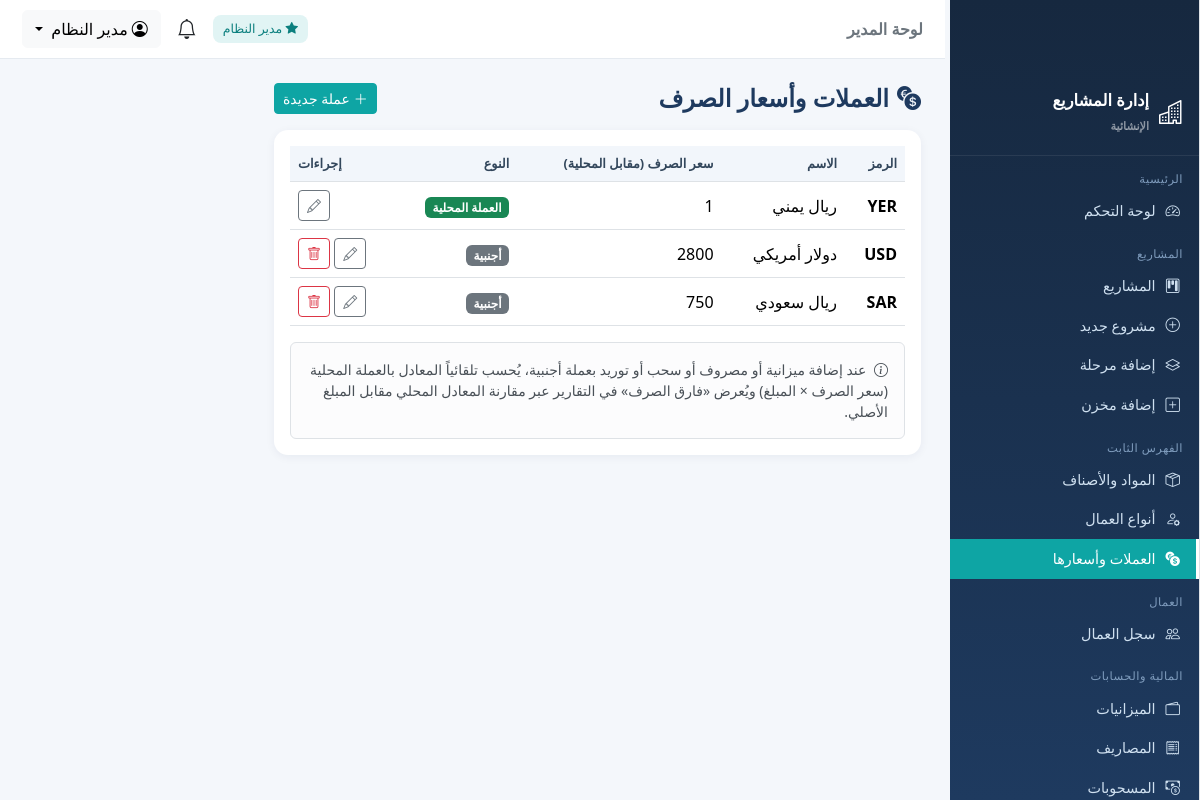
The page /currencies (signed in) on the database its author committed.
### tables this page shows
CREATE TABLE users (
  id INTEGER PRIMARY KEY AUTOINCREMENT,
  username VARCHAR(100) NOT NULL UNIQUE,
  password_hash VARCHAR(255) NOT NULL,
  full_name VARCHAR(200) NOT NULL,
  role TEXT NOT NULL DEFAULT 'supervisor',
  project_id INT DEFAULT NULL ,
  phone VARCHAR(50) DEFAULT NULL,
  is_active INTEGER DEFAULT 1,
  created_at TIMESTAMP DEFAULT CURRENT_TIMESTAMP,
  CONSTRAINT fk_user_project FOREIGN KEY (project_id) REFERENCES projects(id) ON DELETE SET NULL
);

CREATE TABLE currencies (
  id INTEGER PRIMARY KEY AUTOINCREMENT,
  code VARCHAR(10) NOT NULL UNIQUE,
  name_ar VARCHAR(100) NOT NULL,
  rate_to_local DECIMAL(18,6) NOT NULL DEFAULT 1 ,
  is_local INTEGER NOT NULL DEFAULT 0,
  created_at TIMESTAMP DEFAULT CURRENT_TIMESTAMP
);

### catalog.py (the view)
@catalog_bp.route('/currencies')
@require_roles('admin', 'supervisor')
def list_currencies():
    rows = db_query("SELECT * FROM currencies ORDER BY is_local DESC, name_ar")
    return render_template('currencies/list.html', items=rows)

### app.py (called while the page is built)
@app.context_processor
def inject_globals():
    u = g.get('current_user')
    unread = 0
    if u:
        unread = db.db_query("SELECT COUNT(*) AS c FROM notifications WHERE user_id=%s AND is_read=0",
                             (u['id'],), one=True)['c']
    return {
        'cur_user': u,
        'is_admin': is_admin(),
        'scope_pid': scope_project_id(),
        'unread_count': unread,
        'today': date.today(),
        'money': db.money,
        'cur_name': lambda cid: (db.cur_by_id(cid) or {}).get('name_ar', ''),
        'cur_code': lambda cid: (db.cur_by_id(cid) or {}).get('code', ''),
        'APP_NAME': 'نظام إدارة المشاريع الإنشائية',
    }

### auth.py (called while the page is built)
def current_user():
    uid = session.get('user_id')
    if not uid:
        return None
    return db_query("SELECT * FROM users WHERE id=%s", (uid,), one=True)

@auth_bp.before_app_request
def load_user():
    g.current_user = current_user()

def require_login(fn):
    @wraps(fn)
    def wrapper(*args, **kwargs):
        if not session.get('user_id'):
            return redirect(url_for('auth.login', next=request.path))
        return fn(*args, **kwargs)
    return wrapper

def require_roles(*roles):
    def deco(fn):
        @wraps(fn)
        @require_login
        def wrapper(*args, **kwargs):
            u = g.get('current_user')
            if not u or u['role'] not in roles:
                flash('ليست لديك صلاحية الوصول إلى هذه الصفحة', 'warning')
                return redirect(url_for('dashboard.index'))
            return fn(*args, **kwargs)
        return wrapper
    return deco

def is_admin():
    u = g.get('current_user')
    return bool(u and u['role'] == 'admin')

def scope_project_id():
    u = g.get('current_user')
    if not u or u['role'] == 'admin':
        return None
    return u['project_id']

### db.py (called while the page is built)
def _translate_sql(sql):
    out, i, n = [], 0, len(sql)
    in_str, quote = False, None
    while i < n:
        ch = sql[i]
        if in_str:
            out.append(ch)
            if ch == quote:
                in_str = False
            i += 1; continue
        if ch in ("'", '"'):
            in_str = True; quote = ch; out.append(ch); i += 1; continue
        if ch == '%' and i + 1 < n and sql[i + 1] == 's':
            out.append('?'); i += 2; continue
        out.append(ch); i += 1
    text = ''.join(out)
    text = re.sub(r"(\w+)\s*<=>\s*\?",
                  r"(\1 IS ? OR (\1 IS NULL AND ? IS NULL))",
                  text)
    return text

### templates/currencies/list.html (shortened to what this page needs)
{% extends 'base.html' %}
{% block content %}
<div class="d-flex justify-content-between align-items-center mb-3">
  <h4 class="page-title mb-0"><i class="bi bi-currency-exchange me-2"></i>العملات وأسعار الصرف</h4>
  {% if is_admin %}<a class="btn btn-sm btn-primary" href="{{ url_for('catalog.add_currency') }}"><i class="bi bi-plus-lg me-1"></i>عملة جديدة</a>{% endif %}
</div>
<div class="card p-3">
  <div class="table-responsive">
  <table class="table table-hover align-middle mb-0">
    <thead><tr><th>الرمز</th><th>الاسم</th><th>سعر الصرف (مقابل المحلية)</th><th>النوع</th><th class="text-end">إجراءات</th></tr></thead>
    <tbody>
    {% for c in items %}
      <tr>
        <td class="fw-bold">{{ c.code }}</td>
        <td>{{ c.name_ar }}</td>
        <td>{{ c.rate_to_local }}</td>
        <td>{% if c.is_local %}<span class="badge bg-success">العملة المحلية</span>{% else %}<span class="badge bg-secondary">أجنبية</span>{% endif %}</td>
        <td class="text-end">
          {% if is_admin %}
          <a class="btn btn-sm btn-outline-secondary" href="{{ url_for('catalog.edit_currency', cid=c.id) }}"><i class="bi bi-pencil"></i></a>
          {% if not c.is_local %}
          <form class="d-inline" method="post" action="{{ url_for('catalog.delete_currency', cid=c.id) }}" onsubmit="return confirm('حذف العملة؟')">
            <button class="btn btn-sm btn-outline-danger"><i class="bi bi-trash"></i></button>
          </form>
          {% endif %}
          {% endif %}
        </td>
      </tr>
    {% endfor %}
    </tbody>
  </table>
  </div>
  <div class="alert alert-light border mt-3 mb-0 small">
    <i class="bi bi-info-circle me-1"></i> عند إضافة ميزانية أو مصروف أو سحب أو توريد بعملة أجنبية، يُحسب تلقائياً المعادل بالعملة المحلية (سعر الصرف × المبلغ) ويُعرض «فارق الصرف» في التقارير عبر مقارنة المعادل المحلي مقابل المبلغ الأصلي.
  </div>
</div>
{% endblock %}

### templates/base.html (shortened to what this page needs)
{% set role = cur_user.role if cur_user else '' %}
<!doctype html>
<html lang="ar" dir="rtl">
<head>
  <link href="https://cdn.jsdelivr.net/npm/bootstrap@5.3.3/dist/css/bootstrap.rtl.min.css" rel="stylesheet">
  <link href="https://cdn.jsdelivr.net/npm/bootstrap-icons@1.11.3/font/bootstrap-icons.min.css" rel="stylesheet">
</head>
<body>
  {% if cur_user %}
  <div id="wrapper" class="d-flex">
    <aside class="sidebar" id="sidebar">
      <div class="brand"><i class="bi bi-buildings fs-4"></i><span>إدارة المشاريع<br><small class="text-white-50"
            style="font-size:.7rem">الإنشائية</small></span></div>
      <div class="nav-section">الرئيسية</div>
      <a class="nav-item {{ 'active' if request.endpoint=='dashboard.index' }}"
        href="{{ url_for('dashboard.index') }}"><i class="bi bi-speedometer2"></i> لوحة التحكم</a>
      <div class="nav-section">المشاريع</div>
      <a class="nav-item {{ 'active' if request.endpoint in ['projects.list_projects','projects.view_project','projects.add_project','projects.edit_project'] }}"
        href="{{ url_for('projects.list_projects') }}"><i class="bi bi-kanban"></i> المشاريع</a>
      {% if is_admin %}
      <a class="nav-item" href="{{ url_for('projects.add_project') }}"><i class="bi bi-plus-circle"></i> مشروع جديد</a>
      <a class="nav-item" href="{{ url_for('projects.add_phase') }}"><i class="bi bi-layers"></i> إضافة مرحلة</a>
      {% endif %}
      <a class="nav-item" href="{{ url_for('projects.add_warehouse') }}"><i class="bi bi-plus-square"></i> إضافة
        مخزن</a>
      <div class="nav-section">الفهرس الثابت</div>
      <a class="nav-item {{ 'active' if request.endpoint.startswith('catalog.list_materials') }}"
        href="{{ url_for('catalog.list_materials') }}"><i class="bi bi-box-seam"></i> المواد والأصناف</a>
      <a class="nav-item {{ 'active' if request.endpoint.startswith('catalog.list_worker_types') }}"
        href="{{ url_for('catalog.list_worker_types') }}"><i class="bi bi-person-gear"></i> أنواع العمال</a>
      {% if is_admin %}
      <a class="nav-item {{ 'active' if request.endpoint.startswith('catalog.list_currencies') }}"
        href="{{ url_for('catalog.list_currencies') }}"><i class="bi bi-currency-exchange"></i> العملات وأسعارها</a>
      {% endif %}
      <div class="nav-section">العمال</div>
      <a class="nav-item {{ 'active' if request.endpoint.startswith('workers.') }}"
        href="{{ url_for('workers.list_workers') }}"><i class="bi bi-people"></i> سجل العمال</a>
      <div class="nav-section">المالية والحسابات</div>
      <a class="nav-item {{ 'active' if request.endpoint.startswith('finance.list_budgets') }}"
        href="{{ url_for('finance.list_budgets') }}"><i class="bi bi-wallet2"></i> الميزانيات</a>
      <a class="nav-item {{ 'active' if request.endpoint.startswith('finance.list_expenses') }}"
        href="{{ url_for('finance.list_expenses') }}"><i class="bi bi-receipt"></i> المصاريف</a>
      <a class="nav-item {{ 'active' if request.endpoint.startswith('finance.list_withdrawals') }}"
        href="{{ url_for('finance.list_withdrawals') }}"><i class="bi bi-cash-coin"></i> المسحوبات</a>
    </aside>
    <div class="flex-grow-1 main-wrap">
      <nav class="topbar">
        <div>
          <span class="fw-bold text-secondary">{{ 'لوحة المدير' if is_admin else 'لوحة المشرف' }}</span>
        </div>
        <div class="d-flex align-items-center gap-3">
          {% if is_admin %}<span class="badge-soft"><i class="bi bi-star-fill"></i> مدير النظام</span>{% endif %}
          <a class="position-relative text-dark text-decoration-none"
            href="{{ url_for('notifications.list_notifications') }}" title="الإشعارات">
            <i class="bi bi-bell fs-5"></i>
          </a>
          <div class="dropdown">
            <button class="btn btn-light dropdown-toggle" data-bs-toggle="dropdown">
              <i class="bi bi-person-circle me-1"></i>{{ cur_user.full_name }}
            </button>
          </div>
        </div>
      </nav>
      <main class="container-fluid p-4">
        {% block content %}{% endblock %}
      </main>
    </div>
  </div>
  {% else %}
  {% block auth_content %}{% endblock %}
  {% endif %}
</body>
</html>

### templates/base.html (style rules this page uses)
.sidebar { position: fixed !important; top: 0 !important; left: 0 !important; bottom: 0 !important; width: 250px !important; height: 100vh !important; overflow-y: auto !important; background-color: #f8f9fa !important; border-right: 1px solid #dee2e6 !important; padding-top: 70px !important; z-index: 1000 !important; scrollbar-width: thin; scrollbar-color: #c1c1c1 transparent; }
main { margin-left: 250px !important; width: calc(100% - 250px) !important; max-width: calc(100% - 250px) !important; flex: 0 0 auto !important; padding-top: 20px !important; }
:root { --primary: #1e3a5f; --accent: #0ea5a4; --light: #f4f7fb; --sidebar-w: 255px; }
* { font-family: "Segoe UI", Tahoma, Arial, sans-serif; }
body { background: var(--light); }
#wrapper { min-height: 100vh; }
.sidebar { width: var(--sidebar-w); background: linear-gradient(180deg, #16283f, #1e3a5f); min-height: 100vh; position: fixed; right: 0; top: 0; z-index: 1040; color: #cfe0f0; transition: .25s; overflow-y: auto; }
.sidebar .brand { display: flex; align-items: center; gap: 10px; padding: 18px 16px; border-bottom: 1px solid rgba(255, 255, 255, .08); color: #fff; font-weight: 700; font-size: 1.02rem; }
.sidebar .nav-section { font-size: .72rem; color: #7f9cbd; padding: 14px 16px 4px; letter-spacing: .5px; }
.sidebar a.nav-item { display: flex; align-items: center; gap: 10px; padding: 9px 16px; color: #cfe0f0; text-decoration: none; font-size: .9rem; border-right: 3px solid transparent; }
.sidebar a.nav-item.active { background: var(--accent); color: #fff; border-right-color: #fff; }
.topbar { background: #fff; border-bottom: 1px solid #e5eaf0; padding: 10px 22px; display: flex; align-items: center; justify-content: space-between; position: sticky; top: 0; z-index: 1030; }
.main-wrap { margin-right: var(--sidebar-w); }
.card { border: 0; border-radius: 14px; box-shadow: 0 2px 10px rgba(20, 40, 80, .06); }
.badge-soft { background: rgba(14, 165, 164, .12); color: #0b7f7e; padding: 5px 10px; border-radius: 8px; font-size: .78rem; }
.table thead th { background: #f2f6fb; color: #33475c; font-size: .8rem; white-space: nowrap; }
.table td { vertical-align: middle; }
.page-title { font-weight: 700; color: var(--primary); }
.btn-primary { background: var(--accent); border-color: var(--accent); }

### rows shown on the page
users: full_name "مدير النظام"
currencies: code "YER", name_ar "ريال يمني", rate_to_local "1", is_local "العملة المحلية"
currencies: code "USD", name_ar "دولار أمريكي", rate_to_local "2800", is_local "أجنبية"
currencies: code "SAR", name_ar "ريال سعودي", rate_to_local "750", is_local "أجنبية"

### other values the page prints
{{ 'لوحة المدير' if is_admin else 'لوحة المشرف' }} "لوحة المدير"
